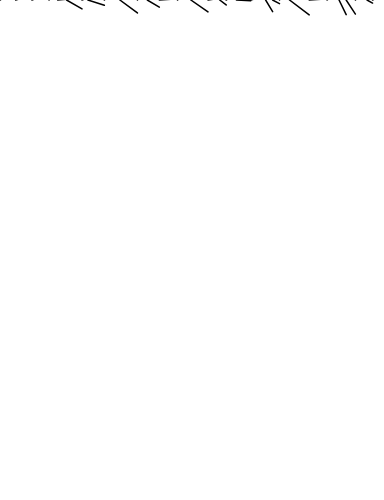
Frame 1 (no input)
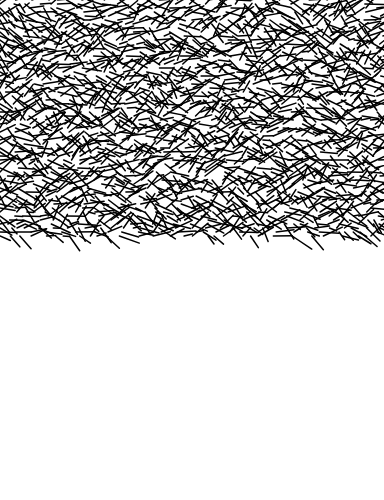
Frame 60 (no input)
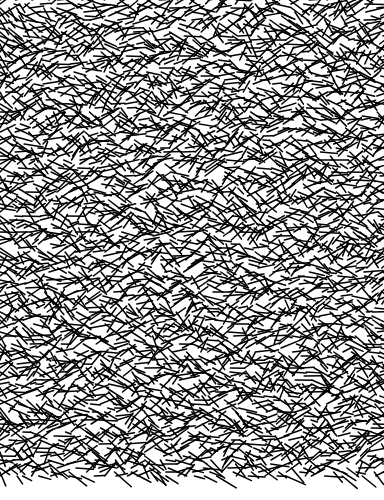
Frame 120 (the mouse pressed at the canvas centre since frame 60)

The p5.js sketch that drew these frames (run headless with seeded random() and noise() and a simulated clock; from frame 60 on, the mouse is pressed at the canvas centre):

// p5.js sketch
// ── sketch.js
let currentY = 0;

function setup() {
 
  createCanvas(384, 500); 
  background(255); 
}

function draw() {

  if (currentY >= height) {
    noLoop(); 
    return;
  }

  stroke(0); 
  strokeWeight(1.5);
  
  let x = 0;
  
  
  while (x < width) {
    let nextX = x + random(5, 20);
    let yOffset = random(-15, 15);
    
  
    line(x, currentY, nextX, currentY + yOffset);
    
    x = nextX;
  }
  
  currentY += 4;
}
